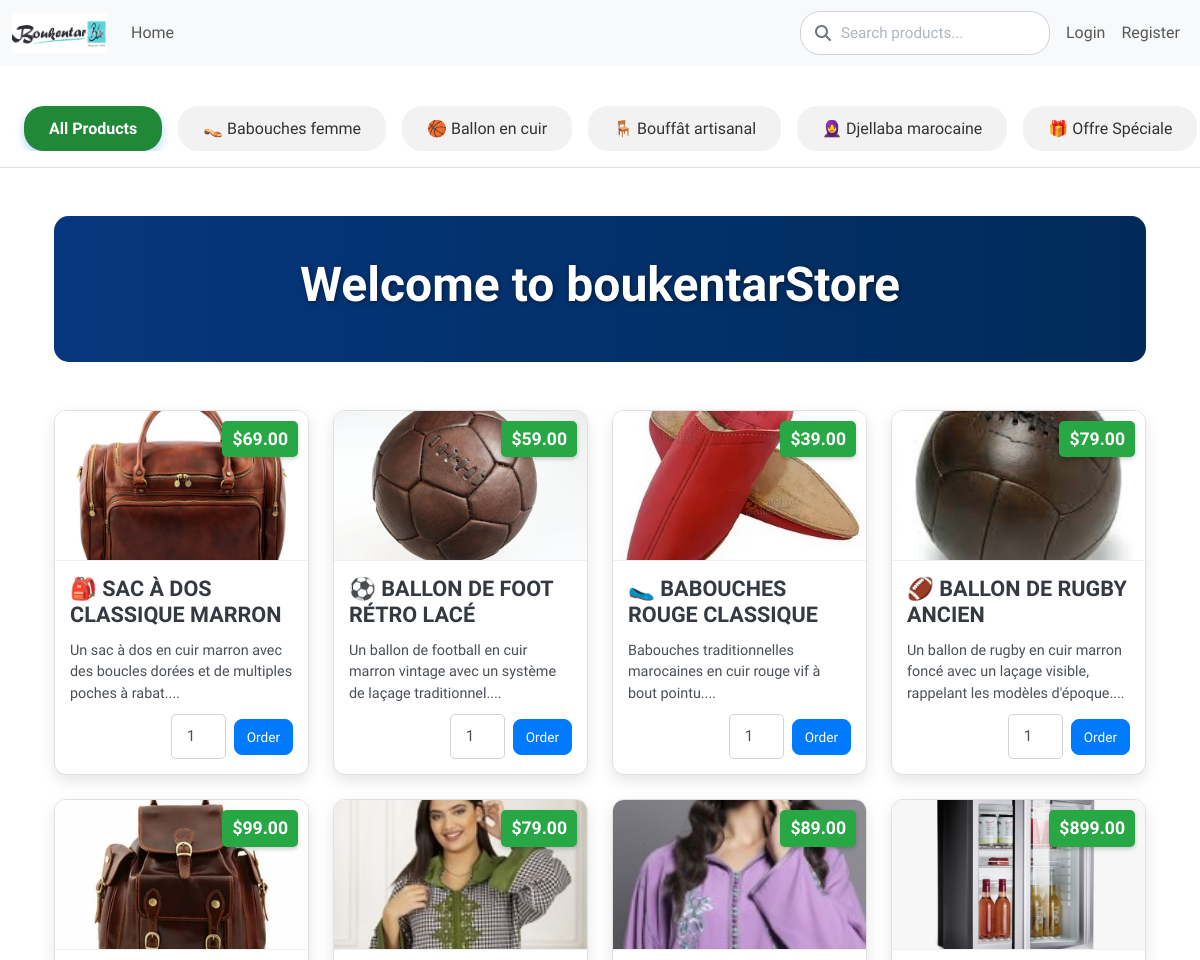
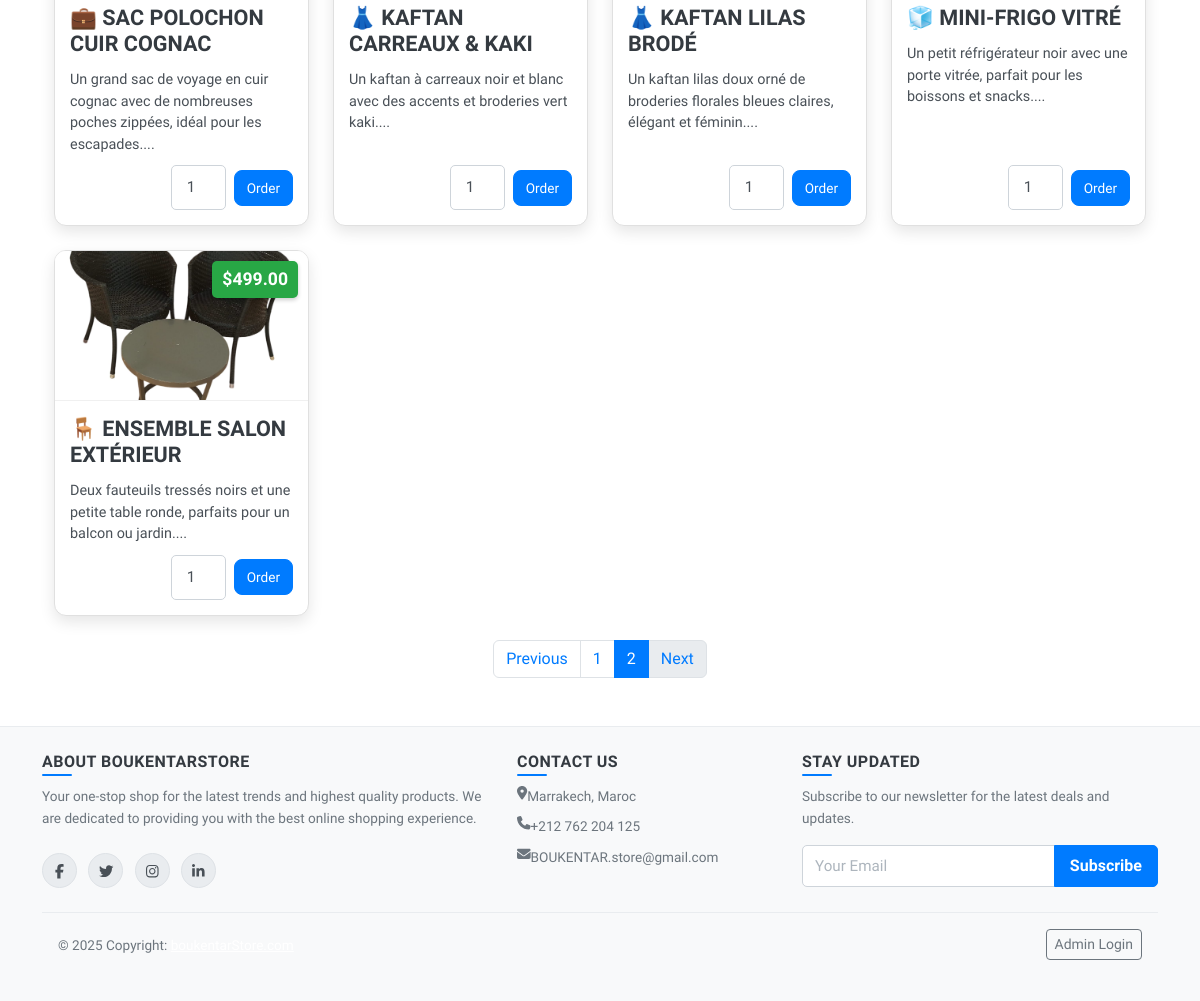
Screenshot of /?page=2 with the database file from the repository (2 pictures, top to bottom).
### tables this page shows
CREATE TABLE `categories` (
  `id` int(11) NOT NULL,
  `name` varchar(100) NOT NULL,
  `description` text DEFAULT NULL
);

CREATE TABLE `products` (
  `id` int(11) NOT NULL,
  `category_id` int(11) NOT NULL,
  `name` varchar(255) NOT NULL,
  `description` text NOT NULL,
  `price` decimal(10,2) NOT NULL,
  `stock_quantity` int(10) UNSIGNED NOT NULL DEFAULT 0,
  `image_url` varchar(255) DEFAULT 'default_product_image.png',
  `created_at` timestamp NOT NULL DEFAULT current_timestamp()
);

### index.php (the view, shortened to what this page needs)
<?php
require 'includes/db_connect.php';
require 'includes/header.php';
$products_per_page = 16;
$current_page = isset($_GET['page']) ? (int)$_GET['page'] : 1;
$offset = ($current_page - 1) * $products_per_page;
$sql = "SELECT * FROM products WHERE stock_quantity > 0";
$params = [];
$count_sql = str_replace("SELECT *", "SELECT COUNT(*)", $sql);
$count_stmt = $pdo->prepare($count_sql);
$count_stmt->execute($params);
$total_products = $count_stmt->fetchColumn();
$total_pages = ceil($total_products / $products_per_page);
$sql .= " ORDER BY created_at DESC LIMIT ? OFFSET ?";
$params[] = $products_per_page;
$params[] = $offset;
$stmt = $pdo->prepare($sql);
$stmt->execute($params);
?>
<main class="container my-5">
    <section class="hero-section text-center mb-5">
        <div class="hero-content">
            <h1 class="welcome-title">Welcome to boukentarStore</h1>
        </div>
    </section>
    <div class="row row-cols-1 row-cols-sm-2 row-cols-md-3 row-cols-lg-4 g-4">
        <?php if ($stmt->rowCount() > 0): ?>
            <?php while($product = $stmt->fetch()): ?>
                <div class="col">
                    <div class="card h-100 product-card">
                        <div class="product-image-container">
                            <img src="images/products/<?php echo htmlspecialchars($product['image_url']); ?>" class="card-img-top product-image" alt="<?php echo htmlspecialchars($product['name']); ?>">
                            <div class="product-price-tag">$<?php echo htmlspecialchars($product['price']); ?></div>
                        </div>
                        <div class="card-body d-flex flex-column">
                            <h5 class="card-title product-title"><?php echo htmlspecialchars($product['name']); ?></h5>
                            <p class="card-text product-description flex-grow-1"><?php echo htmlspecialchars(substr($product['description'], 0, 100)); ?>...</p>
                            <div class="d-flex justify-content-end align-items-center mt-auto">
                                <form action="pages/place_order.php" method="post" class="d-flex align-items-center">
                                    <input type="number" name="quantity" class="form-control form-control-sm me-2" value="1" min="1" max="<?php echo $product['stock_quantity']; ?>" style="width: 70px;" required>
                                    <button type="submit" class="btn btn-primary btn-sm">Order</button>
                                </form>
                            </div>
                        </div>
                    </div>
                </div>
            <?php endwhile; ?>
        <?php else: ?>
            <p class="col-12 text-center">No products found at this time.</p>
        <?php endif; ?>
    </div>
    <?php if ($total_pages > 1): ?>
        <nav aria-label="Page navigation" class="mt-4">
            <ul class="pagination justify-content-center">
                <li class="page-item <?php echo ($current_page <= 1) ? 'disabled' : ''; ?>">
                    <a class="page-link" href="?page=<?php echo $current_page - 1; ?><?php echo isset($_GET['search']) ? '&search=' . htmlspecialchars($_GET['search']) : ''; ?><?php echo isset($_GET['category_id']) ? '&category_id=' . htmlspecialchars($_GET['category_id']) : ''; ?>">Previous</a>
                </li>
                <?php for ($i = 1; $i <= $total_pages; $i++): ?>
                    <li class="page-item <?php echo ($current_page == $i) ? 'active' : ''; ?>">
                        <a class="page-link" href="?page=<?php echo $i; ?><?php echo isset($_GET['search']) ? '&search=' . htmlspecialchars($_GET['search']) : ''; ?><?php echo isset($_GET['category_id']) ? '&category_id=' . htmlspecialchars($_GET['category_id']) : ''; ?>"><?php echo $i; ?></a>
                    </li>
                <?php endfor; ?>
                <li class="page-item <?php echo ($current_page >= $total_pages) ? 'disabled' : ''; ?>">
                    <a class="page-link" href="?page=<?php echo $current_page + 1; ?><?php echo isset($_GET['search']) ? '&search=' . htmlspecialchars($_GET['search']) : ''; ?><?php echo isset($_GET['category_id']) ? '&category_id=' . htmlspecialchars($_GET['category_id']) : ''; ?>">Next</a>
                </li>
            </ul>
        </nav>
    <?php endif; ?>
</main>
<?php
require 'includes/footer.php';
?>

### includes/header.php (shortened to what this page needs)
<?php
require_once __DIR__ . '/db_connect.php';
$categories = [];
try {
    $stmt = $pdo->query("SELECT id, name FROM categories ORDER BY name ASC");
    $categories = $stmt->fetchAll(PDO::FETCH_ASSOC);
} catch (PDOException $e) {
    error_log("Error fetching categories: " . $e->getMessage());
}
$active_category_id = isset($_GET['category_id']) ? (int)$_GET['category_id'] : null;
?>
<!DOCTYPE html>
<html lang="en">
<head>
    <link href="https://cdn.jsdelivr.net/npm/bootstrap@5.3.0/dist/css/bootstrap.min.css" rel="stylesheet">
    <link href="/boukentarStore/css/style.css" rel="stylesheet">
</head>
<body>
<nav class="navbar navbar-expand-lg navbar-light bg-light">
    <div class="container-fluid">
        <a class="navbar-brand" href="/boukentarStore/index.php">
            <img src="/boukentarStore/images/boukentarStore.png" alt="boukentarStore Logo" style="height: 40px;">
        </a>
        <div class="collapse navbar-collapse" id="navbarNav">
            <ul class="navbar-nav me-auto mb-2 mb-lg-0">
                <li class="nav-item">
                    <a class="nav-link" href="/boukentarStore/index.php">Home</a>
                </li>
            </ul>
            <form class="search-container d-flex me-2" action="/boukentarStore/index.php" method="GET">
                <i class="fas fa-search search-icon"></i>
                <input class="form-control" type="search" placeholder="Search products..." aria-label="Search" name="search" value="<?php echo isset($_GET['search']) ? htmlspecialchars($_GET['search']) : ''; ?>">
            </form>
            <ul class="navbar-nav">
                <?php if (isset($_SESSION['user_id'])): ?>
                    <li class="nav-item">
                        <a class="nav-link" href="/boukentarStore/pages/my_orders.php">My Orders</a>
                    </li>
                    <li class="nav-item">
                        <a class="nav-link" href="/boukentarStore/pages/logout.php">Logout</a>
                    </li>
                <?php else: ?>
                    <li class="nav-item">
                        <a class="nav-link" href="/boukentarStore/pages/login.php">Login</a>
                    </li>
                    <li class="nav-item">
                        <a class="nav-link" href="/boukentarStore/pages/register.php">Register</a>
                    </li>
                <?php endif; ?>
            </ul>
        </div>
    </div>
</nav>
<?php if (!isset($hide_categories_filter) || !$hide_categories_filter): ?>
<div class="category-container">
    <div class="category-scroll">
        <a class="category-item all-products-item <?php echo !$active_category_id ? 'active' : ''; ?>" href="/boukentarStore/index.php">All Products</a>
        <?php foreach ($categories as $category): ?>
            <a class="category-item <?php echo ($active_category_id === (int)$category['id']) ? 'active' : ''; ?>" href="/boukentarStore/index.php?category_id=<?php echo htmlspecialchars($category['id']); ?>"><?php echo htmlspecialchars($category['name']); ?></a>
        <?php endforeach; ?>
    </div>
</div>
<?php endif; ?>
<div class="container mt-4">

### css/style.css (style rules this page uses)
.welcome-title { font-size: 3rem; font-weight: 600; color: #fff; text-shadow: 1px 1px 4px rgba(0, 0, 0, 0.5); animation: fadeInDown 1s ease-out; }
body { font-family: 'Prompt', sans-serif; }
.pagination .page-item .page-link { color: #007bff; }
.pagination .page-item.active .page-link { background-color: #007bff; border-color: #007bff; color: #fff; }
.col { transition: flex-basis 0.3s ease-in-out, width 0.3s ease-in-out; }
.product-card { border: 1px solid #e0e0e0; border-radius: 12px; overflow: hidden; box-shadow: 0 6px 15px rgba(0, 0, 0, .1); transition: transform .3s ease-in-out, box-shadow .3s ease-in-out; display: flex; flex-direction: column; height: 100%; }
.product-price-tag { position: absolute; top: 10px; right: 10px; background-color: #28a745; color: #fff; padding: 5px 10px; font-size: 1.1rem; font-weight: 700; border-radius: 5px; box-shadow: 0 2px 4px rgba(0, 0, 0, .2); transition: all .3s ease; }
.product-image-container { position: relative; width: 100%; height: 150px; overflow: hidden; border-bottom: 1px solid #f0f0f0; background-color: #f8f8f8; display: flex; justify-content: center; align-items: center; }
.product-image { width: 100%; height: 100%; object-fit: cover; transition: transform .3s ease-in-out; }
.card-body { padding: 15px; display: flex; flex-direction: column; flex-grow: 1; }
.product-title { font-size: 1.35rem; font-weight: 800; color: #343a40; text-transform: uppercase; margin-bottom: 0.75rem; line-height: 1.2; }
.product-description { font-size: 0.9rem; color: #495057; line-height: 1.5; flex-grow: 1; margin-bottom: 10px; }
.product-card .btn-primary { background-color: #007bff; border-color: #007bff; padding: 7px 12px; font-size: .85rem; border-radius: 8px; }
.product-card form .form-control-sm { width: 55px !important; text-align: center; }
.category-container { padding: 1rem 0; background-color: #fff; border-bottom: 1px solid #e0e0e0; }
.category-scroll { display: flex; overflow-x: auto; scrollbar-width: none; -ms-overflow-style: none; padding: 0 1rem; }
.category-item { flex: 0 0 auto; padding: 0.6rem 1.5rem; margin: 0 0.5rem; border-radius: 20px; text-decoration: none; color: #333; background-color: #f2f2f2; font-weight: 500; transition: all 0.3s ease; white-space: nowrap; border: 1px solid transparent; }
.category-item.active { background-color: #007bff; color: #fff; font-weight: 700; box-shadow: 0 4px 10px rgba(0, 123, 255, 0.3); }
.all-products-item { background-color: #28a745; color: #fff; }
.all-products-item.active, .all-products-item:hover { background-color: #218838; color: #fff; }
.hero-section { background: url('../images/hero-bg.svg') no-repeat center center/cover; padding: 40px 0; border-radius: 15px; color: #fff; position: relative; margin-bottom: 2rem; }
.hero-section::before { content: ''; position: absolute; top: 0; left: 0; right: 0; bottom: 0; background: rgba(0, 0, 0, .5); border-radius: 15px; }
.hero-content { position: relative; z-index: 1; }
.form-control { border-radius: 5px; border: 1px solid #ced4da; padding: 10px 15px; box-shadow: none; transition: border-color 0.2s ease, box-shadow 0.2s ease; font-size: 0.95rem; color: #495057; }
.form-control::placeholder { color: #adb5bd; }
.search-container { position: relative; width: 250px; }
.search-container .form-control { border-radius: 20px; padding-left: 40px; border: 1px solid #ced4da; transition: all 0.3s ease-in-out; }
.search-icon { position: absolute; left: 15px; top: 50%; transform: translateY(-50%); color: #6c757d; transition: color 0.3s ease-in-out; }

### rows the page displays
categories: name "👡 Babouches femme"
categories: name "🏀 Ballon en cuir"
categories: name "🪑 Bouffât artisanal"
categories: name "🧕 Djellaba marocaine"
categories: name "🎁 Offre Spéciale"
products: image_url (picture), price "69.00", name "🎒 SAC À DOS CLASSIQUE MARRON", description "Un sac à dos en cuir marron avec des boucles dorées et de multiples poches à rabat."
products: image_url (picture), price "59.00", name "⚽ BALLON DE FOOT RÉTRO LACÉ", description "Un ballon de football en cuir marron vintage avec un système de laçage traditionnel."
products: image_url (picture), price "39.00", name "🥿 BABOUCHES ROUGE CLASSIQUE", description "Babouches traditionnelles marocaines en cuir rouge vif à bout pointu."
products: image_url (picture), price "79.00", name "🏈 BALLON DE RUGBY ANCIEN", description "Un ballon de rugby en cuir marron foncé avec un laçage visible, rappelant les modèles d'époque."
products: image_url (picture), price "99.00", name "💼 SAC POLOCHON CUIR COGNAC", description "Un grand sac de voyage en cuir cognac avec de nombreuses poches zippées, idéal pour les escapades."
products: image_url (picture), price "79.00", name "👗 KAFTAN CARREAUX & KAKI", description "Un kaftan à carreaux noir et blanc avec des accents et broderies vert kaki."
products: image_url (picture), price "89.00", name "👗 KAFTAN LILAS BRODÉ", description "Un kaftan lilas doux orné de broderies florales bleues claires, élégant et féminin."
products: image_url (picture), price "899.00", name "🧊 MINI-FRIGO VITRÉ", description "Un petit réfrigérateur noir avec une porte vitrée, parfait pour les boissons et snacks."
products: image_url (picture), price "499.00", name "🪑 ENSEMBLE SALON EXTÉRIEUR", description "Deux fauteuils tressés noirs et une petite table ronde, parfaits pour un balcon ou jardin."
